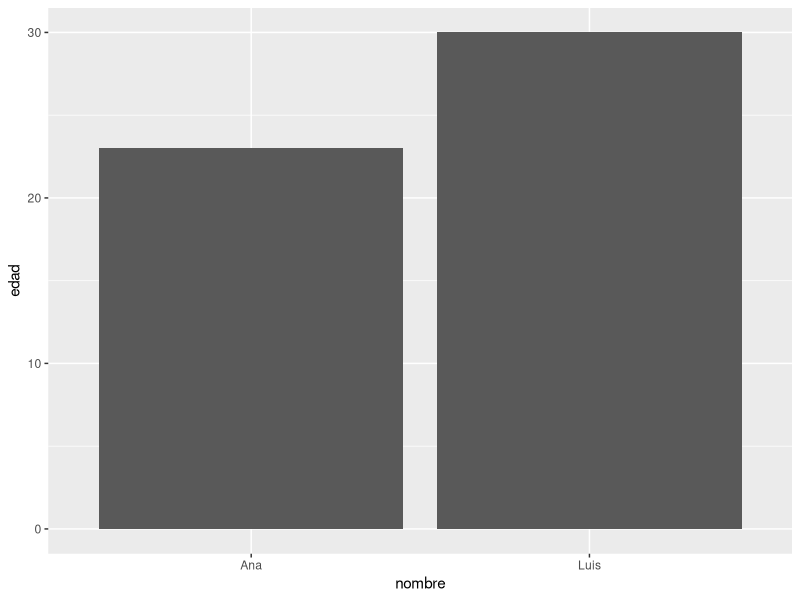

Recreate this plot in R.
# ==============================
# Guía de sintaxis básica en R
# ==============================

# 1. Asignación de valores -------------------------
a <- 5             # Asignar el número 5 a la variable 'a'
b <- 10

# 2. Operaciones aritméticas -----------------------
suma <- a + b      # Suma
dif <- b - a       # Resta
mult <- a * b      # Multiplicación
div <- b / a       # División
mod <- b %% a      # Módulo (residuo)
pot <- a ^ 2       # Potencia

# 3. Tipos de datos -------------------------------
x <- 10            # numérico
texto <- "Hola"    # carácter
logico <- TRUE     # lógico (booleano)

# 4. Estructuras de datos -------------------------
# Vector
vec <- c(1, 2, 3, 4)

# Matriz
mat <- matrix(1:9, nrow = 3)

# Lista
mi_lista <- list(numero = 1, texto = "ok", logico = FALSE)

# Data frame
df <- data.frame(nombre = c("Ana", "Luis"), edad = c(23, 30))

# 5. Estructuras de control -----------------------
# Condicional if
if (a > 3) {
  print("a es mayor que 3")
}

# Condicional if-else
if (a > b) {
  print("a es mayor")
} else {
  print("b es mayor")
}

# Bucle for
for (i in 1:5) {
  print(i)
}

# Bucle while
contador <- 1
while (contador <= 3) {
  print(contador)
  contador <- contador + 1
}

# 6. Funciones ------------------------------------
mi_funcion <- function(x, y) {
  resultado <- x + y
  return(resultado)
}
mi_funcion(3, 7)

# 7. Indexación -----------------------------------
vec[2]           # Segundo elemento de un vector
mat[1, 2]        # Fila 1, columna 2 de la matriz
df$nombre[1]     # Primer nombre del data frame

# 8. Operadores lógicos ---------------------------
TRUE & FALSE     # Y lógico
TRUE | FALSE     # O lógico
!TRUE            # Negación lógica

# 9. Importar datos -------------------------------
# Asegúrate de que el archivo existe en tu ruta de trabajo
# datos <- read.csv("archivo.csv")

# 10. Visualización con ggplot2 -------------------
library(ggplot2)
ggplot(data = df, aes(x = nombre, y = edad)) +
  geom_bar(stat = "identity")

# 11. Ayuda en R ----------------------------------
?mean             # Ayuda para la función 'mean'
help("mean")      # Otra forma de obtener ayuda

# 12. Paquetes ------------------------------------
# Instalar y cargar paquetes
# install.packages("dplyr")
library(dplyr)    # Cargar paquete

# 13. Tidyverse -----------------------------------
# dplyr para manipulación de datos
nuevo_df <- df %>% 
  filter(edad > 25) %>% 
  mutate(grupo = "adulto")